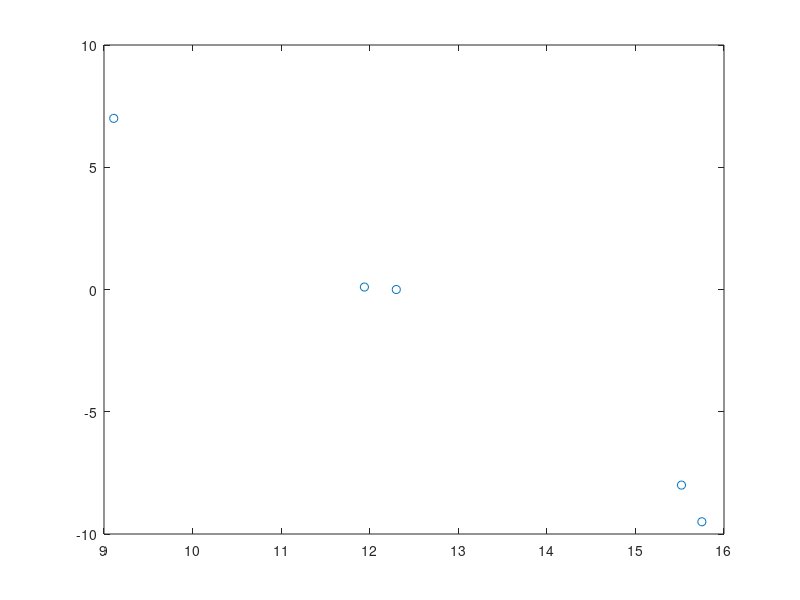

Write MATLAB code to recreate this figure. (Note: this script raises an error after producing the figure.)
x = [12.3 15.52 15.75 9.11 11.94] ; 
y = [0  -8 -9.5 7 0.1];
p = polyfit(x,y,1);
disp(p);
%x2 = 0:0.001:1;
%y2 = polyval(p,x2);
plot(x,y,'o');%,'o',x2,y2)
%grid on
%s = sprintf('y = (%.1f) x^3 + (%.1f) x^2 + (%.1f) x + (%.1f)',p(1),p(2));%,p(3),p(4));
%text(2,400,s)

%0.03*19230.8-1007.7

% 创建符号变量
syms x y;

% 定义方程组
eq1 = 0.12*x + y == 13000;
eq2 = 0.057*x + y ==50;

% 求解方程组
sol = solve([eq1, eq2], [x, y]);

% 显示解
disp(sol);

% 定义方程组
eq1 =  y == 137;
eq2 = 1.57*x + y ==34;

% 求解方程组
sol = solve([eq1, eq2], [x, y]);

% 显示解
disp(sol);